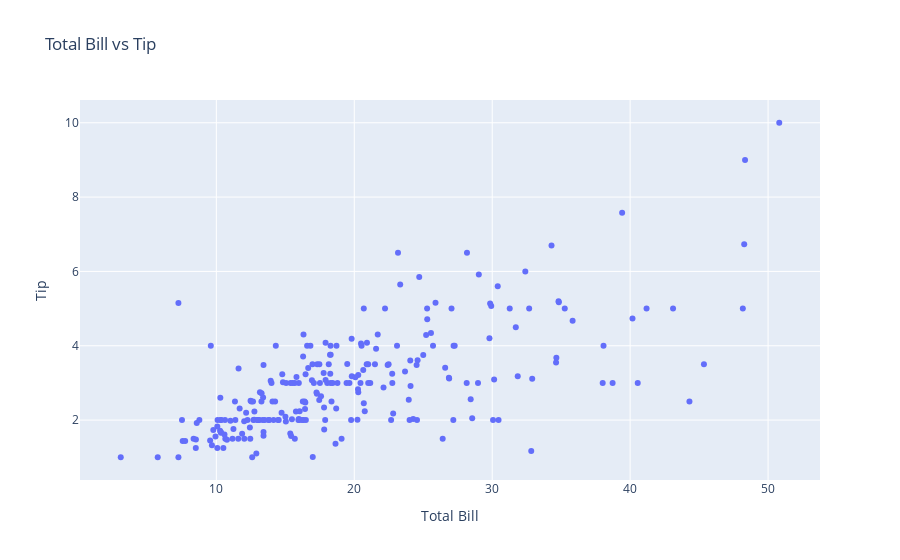

This figure's notebook cell:
### Markdown cell above
## Plotly – Question 21
Create an interactive scatter plot of `total_bill` vs `tip`.

### Code cell
fig = px.scatter(
    tips,
    x="total_bill",
    y="tip",
    title="Total Bill vs Tip",
    labels={"total_bill": "Total Bill", "tip": "Tip"},
    hover_data=["sex", "day", "time", "size"]
)

fig.show()

### Figure 1 — Plotly figure (JSON) as saved in the notebook; plotly's stock layout.template omitted (floating-point values rounded to 4 significant figures; data arrays with more than 128 entries replaced by an {"elided": "..."} marker saying what was removed)
{"data": [{"customdata": {"elided": "244x4 mixed values"}, "hovertemplate": "Total Bill=%{x}<br>Tip=%{y}<br>sex=%{customdata[0]}<br>day=%{customdata[1]}<br>time=%{customdata[2]}<br>size=%{customdata[3]}<extra></extra>", "legendgroup": "", "marker": {"color": "#636efa", "symbol": "circle"}, "mode": "markers", "name": "", "orientation": "v", "showlegend": false, "type": "scatter", "x": {"elided": "244 float values"}, "xaxis": "x", "y": {"elided": "244 float values"}, "yaxis": "y"}], "layout": {"legend": {"tracegroupgap": 0}, "title": {"text": "Total Bill vs Tip"}, "xaxis": {"anchor": "y", "domain": [0, 1], "title": {"text": "Total Bill"}}, "yaxis": {"anchor": "x", "domain": [0, 1], "title": {"text": "Tip"}}}}
